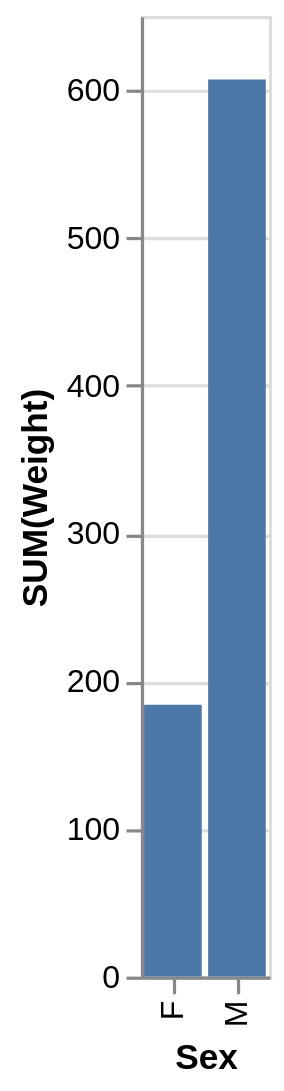

Vega-Lite specification stored for this chart:
### Vega-Lite specification from a JSON file in a GitHub repository (floating-point values rounded to 4 significant figures)
{"data": {"values": [{"x_data": "F", "y_data": 184}, {"x_data": "M", "y_data": 607}]}, "mark": "bar", "encoding": {"x": {"field": "x_data", "type": "nominal", "title": "Sex", "sort": "ascending"}, "y": {"field": "y_data", "type": "quantitative", "title": "SUM(Weight)"}}}
